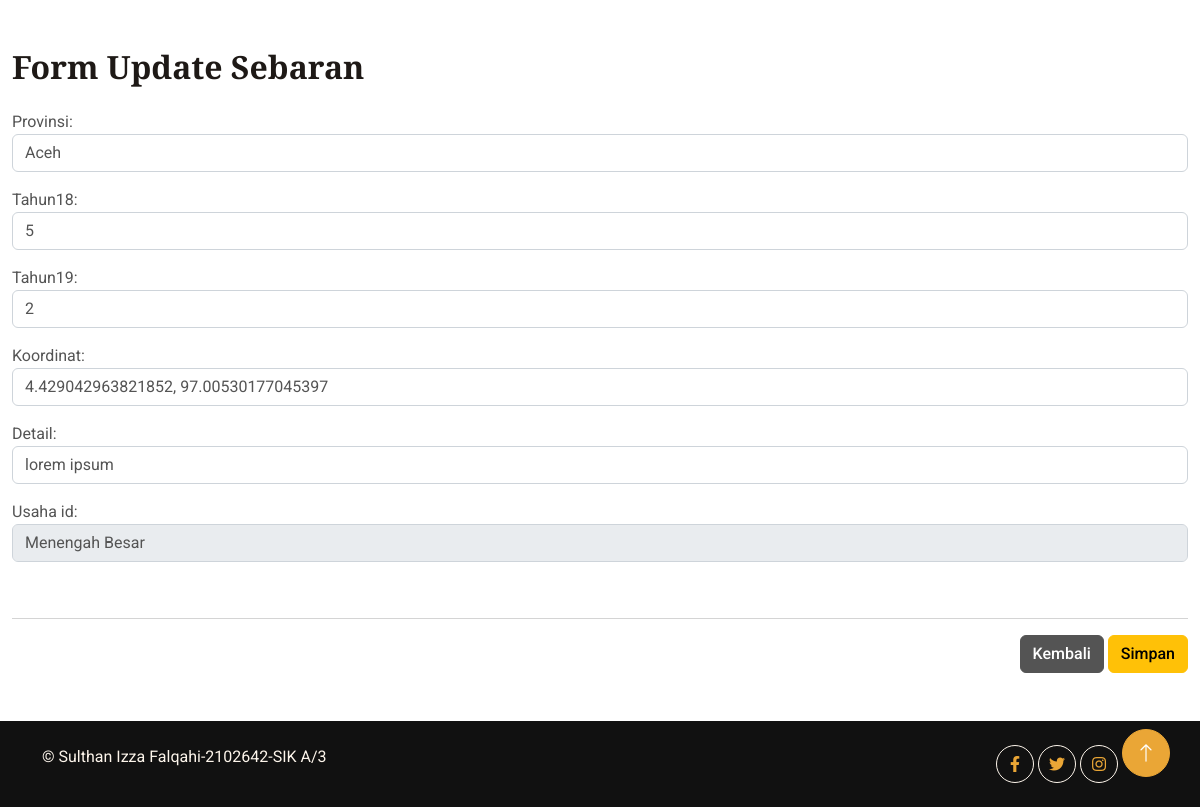
The app's page /sebaran/updatesebaran/1 (signed in) with its own data.
### pengolahan_app/models.py (models this page shows, shortened)
class Ikan(models.Model):
   provinsi = models.CharField(max_length=40)
   tahun18 = models.IntegerField(null=True)
   tahun19 = models.IntegerField(null=True)
   koordinat = models.CharField(max_length=100)
   detail = models.TextField()
   usaha_id = models.ForeignKey(Usaha, on_delete=models.CASCADE, null=True)

### pengolahan_app/views.py (the view)
# urls.py: path('sebaran/updatesebaran/<int:kl>', updatesebaran, name='update2'),
@login_required(login_url=settings.LOGIN_URL)
def updatesebaran(request, kl):
    ubaholah = Ikan.objects.get(pk=kl)
    if request.POST:
        form = FormSebaran(request.POST, instance=ubaholah)
        if form.is_valid():
            form.save()
            pesan = "Sebaran Berhasil Diupdate"
            data = {
                'Title' : "UNION || Ubah Sebaran",
                'ikan' : ubaholah,
                'form'  : form,
                'pesan' : pesan,
            }
            return render(request, 'updatesebaran.html', data)
    else:
        form = FormSebaran(instance=ubaholah)
        data = {
        'Title' : "UNION || Ubah Sebaran",
        'ikan' : ubaholah,
        'form'  : form,
         }
    return render(request, 'updatesebaran.html', data)

### pengolahan_app/forms.py
class FormSebaran(ModelForm):
    class Meta:
        model = Ikan
        fields = '__all__'
        widgets = {
            'provinsi' : forms.TextInput({'class':'form-control', 'placeholder':'Provinsi', 'required':'required'}),
            'tahun18' : forms.NumberInput({'class':'form-control', 'placeholder':'Jumlah (Unit)'}),
            'tahun19' : forms.NumberInput({'class':'form-control', 'placeholder':'Jumlah (Unit)'}),
            'koordinat' : forms.TextInput({'class':'form-control', 'placeholder':'Koordinat', 'required':'required'}),
            'detail' : forms.TextInput({'class':'form-control', 'placeholder':'Detail', 'required':'required'}),
            'usaha_id' : forms.Select({'class':'form-control', 'placeholder':'Jenis Usaha', 'required':'required'}),
        }

### pengolahan_app/models.py (called while the page is built)
   def __str__(self):
      return self.nama

### pengolahan_app/templates/updatesebaran.html (shortened to what this page needs)
{% extends 'base3.html' %}
{% load static %}
{% block content %}
<br>
<div class="container-xxl py-4">
    <div class=" row">
<div class="col-lg-12 wow fadeInLeft" data-wow-delay="0.1s">
    <h2 class="display-9 mb-4">Form Update Sebaran</h2>
            <form action="{% url 'update2' ikan.pk %}" method="post">
        {{ form.as_p }}
        <br><hr>
        <div class="text-end">
        <a href="/sebaran" class="btn btn-secondary">Kembali</a>
        <button type="submit" value="Simpan" class="btn btn-warning">Simpan</button>
    </div>
    </form>
</div>
</div>
</div><br>
{% endblock %}

### staticfiles_build/static/css/style.css (style rules this page uses)
:root { --primary: #EAA636; --secondary: #545454; --light: #FDF5EB; --dark: #1E1916; }
.btn { font-weight: 500; transition: .5s; }

### templates/base3.html (style rules this page uses)
html, body { height: 100%; margin: 0; }

### records on screen
Ikan: provinsi "Aceh", tahun18 "5", tahun19 "2", koordinat "4.429042963821852, 97.00530177045397", detail "lorem ipsum", usaha_id "Menengah Besar"
